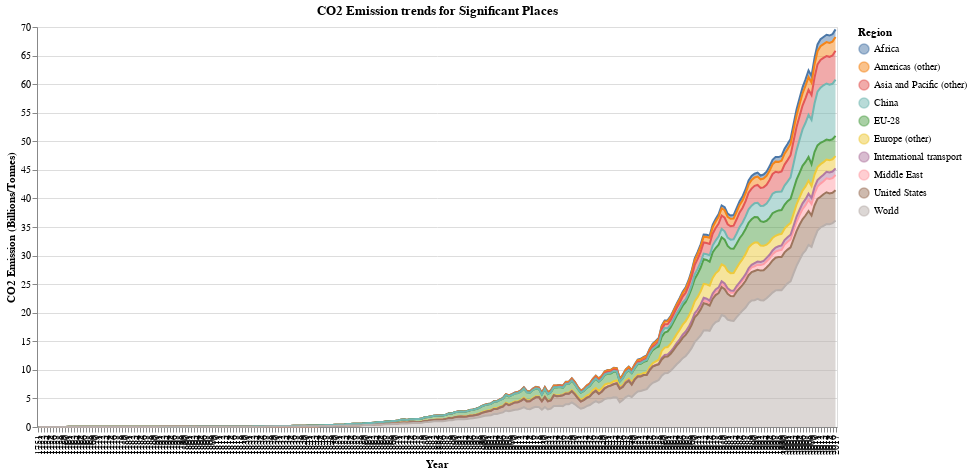

Here is the notebook cell this chart was saved with:
### Markdown cell above
###  Region/Continent
Below area graph shows the trend of CO2 emissions through the course of time.
* Since 1751 to 1830 only Europe was the top contributor of CO2 across the world, no other countries were even near of it.
* From 1830, CO2 emission in the United States and Europe started to increase. This period was part of First Industrial Revolution when most production processes were transitioning to machine-operated. Since then an upward trend has been seen on carbon emissions around the world.
* From 1984, there's a significant reduction in CO2 emissions across Europe. Similar decline in emissions was seen in the United States from 2006 to 2009.
* From the early 20th century, China's CO2 emission started to increase slowly and it has been observed that, from 1950, Chinas's CO2 emission has been on the rise  and it is currently the number contributor in the world.
* From 1950, Chinas's CO2 emission has been on the rise 
* International transport also contributes to the levels of emission each year. With the current coronavirus pandemic affecting most of the travels around the world, it is interesting to see how this affect the CO2 emissions.


With the downward trend being seen in European Union and  United States, it is important to know what are the mitigation measures and policies they put in place to achieve this.

You can hover through the graph to select the continent/region you want to check.

### Code cell
# Creating an area plot using altair
alt.Chart(df_cont).mark_area(opacity=0.5,line=True).encode(
    x=alt.X("Year:O",title="Year"),
    y=alt.Y("Annual_Emissions(billion tonnes)",title="CO2 Emission (Billions/Tonnes)"),
    color = alt.Color("Entity",title="Region"),
    tooltip = ["Entity","Annual_Emissions(billion tonnes)","Year"]
).properties(width=800,height=400,title="CO2 Emission trends for Significant Places")

### Figure 1 — Vega-Lite specification as saved in the notebook (floating-point values rounded to 4 significant figures; data arrays with more than 128 entries replaced by an {"elided": "..."} marker saying what was removed)
{"config": {"view": {"continuousWidth": 400, "continuousHeight": 300}}, "data": {"name": "data-9c78fda0c659fd53ee6c11495dac31aa"}, "mark": {"type": "area", "line": true, "opacity": 0.5}, "encoding": {"color": {"type": "nominal", "field": "Entity", "title": "Region"}, "tooltip": [{"type": "nominal", "field": "Entity"}, {"type": "quantitative", "field": "Annual_Emissions(billion tonnes)"}, {"type": "quantitative", "field": "Year"}], "x": {"type": "ordinal", "field": "Year", "title": "Year"}, "y": {"type": "quantitative", "field": "Annual_Emissions(billion tonnes)", "title": "CO2 Emission (Billions/Tonnes)"}}, "height": 400, "title": "CO2 Emission trends for Significant Places", "width": 800, "$schema": "https://vega.github.io/schema/vega-lite/v4.8.1.json", "datasets": {"data-9c78fda0c659fd53ee6c11495dac31aa": {"elided": "2657 records"}}}
